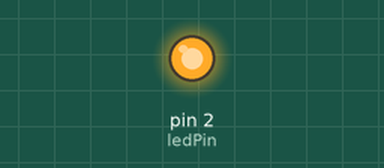
The sketch below on a simulated Arduino Uno, built with avr-gcc and run on an emulated ATmega328P. On the bench: output pins drawn as LEDs (lit = HIGH).

Above: at 1.0 s.
At 5.5 s:
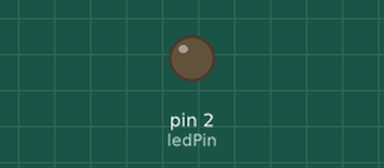
Timing chart, 0 to 6.9 s (numbered marks = the images above):
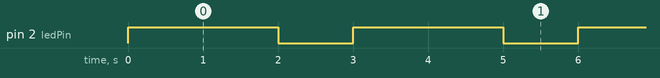

The sketch:

Blinking_LED_with_brightness_control.ino
```cpp
int ledPin = 2;

void setup()
{
  pinMode(ledPin, OUTPUT);
}

void loop()
{
  analogWrite(ledPin, 200 );
  delay(1000);
  analogWrite(ledPin, 150 );
  delay(1000);
  analogWrite(ledPin, 80 );
  delay(1000);
  analogWrite(ledPin, 255 );
  delay(1000);
  analogWrite(ledPin, 150 );
  delay(1000);
  analogWrite(ledPin, 80 );
  delay(1000);
}
```

Measured:
- by itself, pin 2 (ledPin): alternates HIGH for 2.0 s and LOW for 1.0 s
